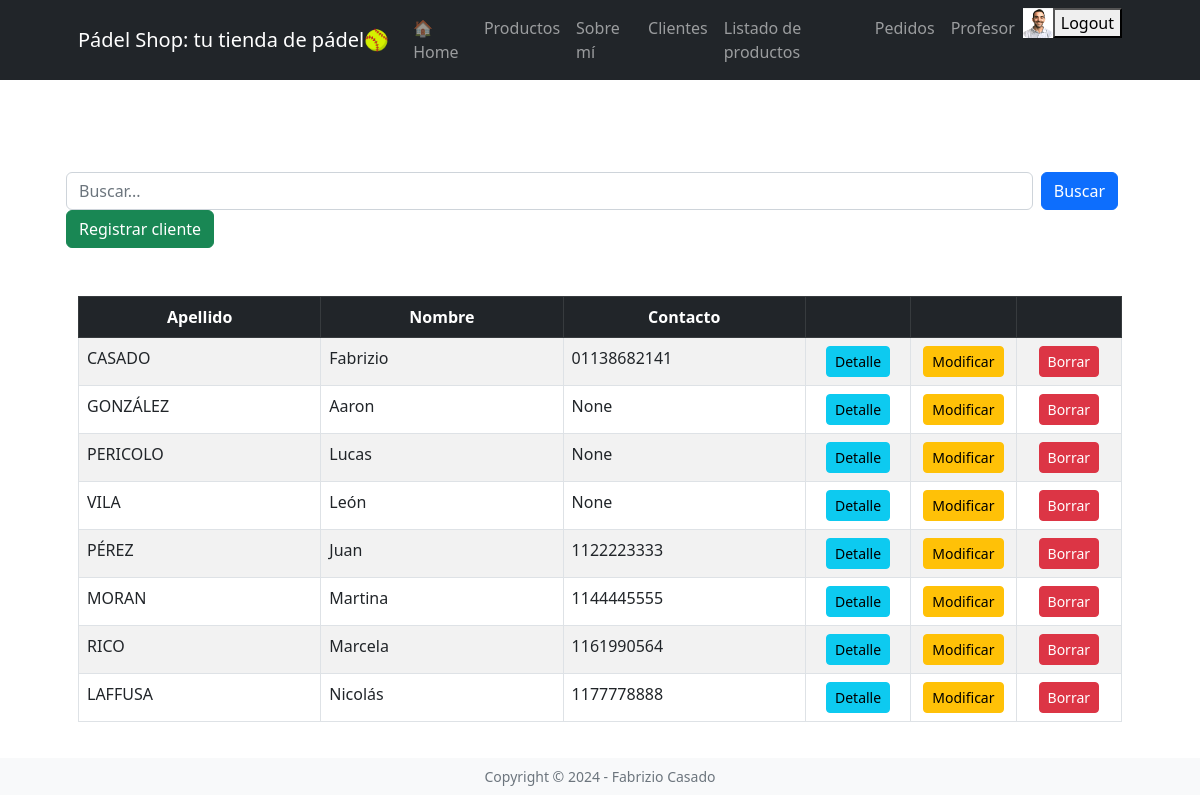
/clientes/list (signed in), run on an earlier commit of the app's database.
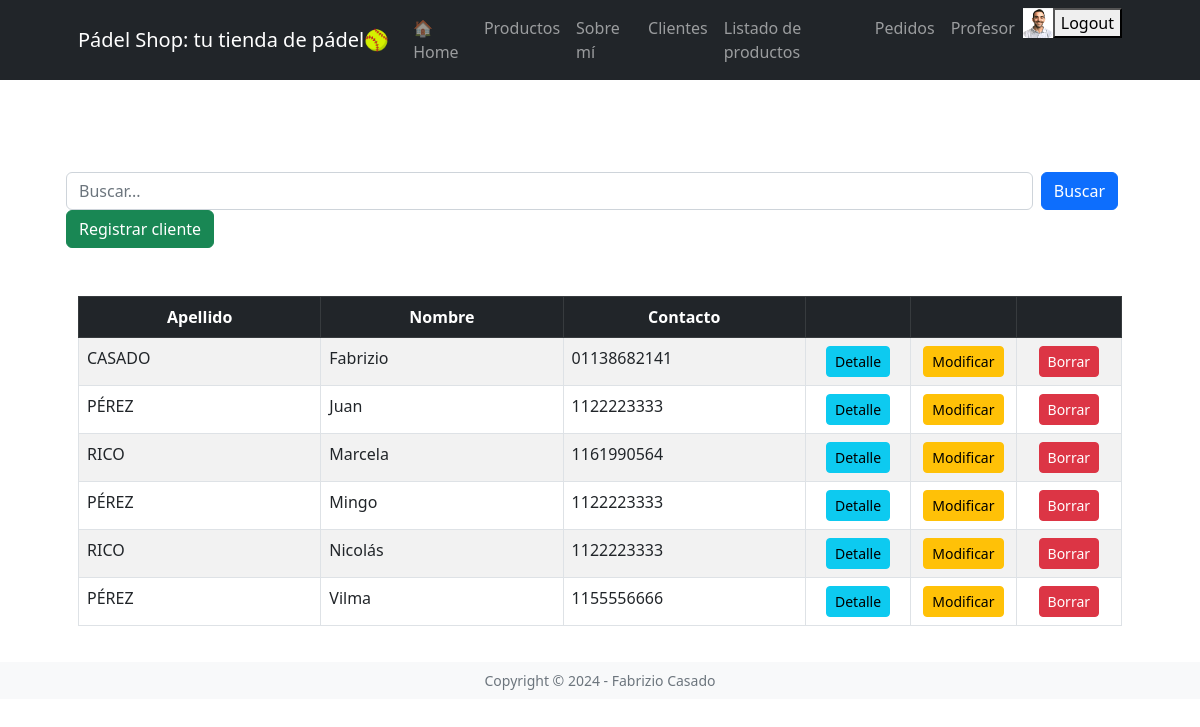
And on a later commit of the database.
### ventas/models.py (models this page shows, shortened)
class Vendedor(models.Model):
    usuario = models.OneToOneField(User, on_delete=models.CASCADE, related_name='vendedor')
    celular = models.CharField(max_length=50, blank=True, null=True)
    avatar = models.ImageField(upload_to='avatares', blank=True, null=True)
    class Meta:
        verbose_name = 'Vendedor'
        verbose_name_plural = 'Vendedores'

### clientes/models.py (models this page shows, shortened)
class Cliente(models.Model):
    nombre = models.CharField(max_length=50)
    apellido = models.CharField(max_length=50)
    nacimiento = models.DateField(null=True, blank=True)
    telefono = models.CharField(
        max_length=15,
        null = True,
        blank = False,
        validators=[
            RegexValidator(r'^\d{10,15}$', 'El número de teléfono debe contener solo números (entre 10 y 15 dígitos).')
        ]
    )
    email = models.CharField(max_length=100, null=True, blank=True,)
    pais_origen_id = models.ForeignKey(
        Pais, on_delete=models.SET_NULL, null=True, blank=True, verbose_name='País'
    )
    class Meta:
        verbose_name = 'Cliente'
        verbose_name_plural = 'Clientes'

### clientes/views.py (the view)
# urls.py: path('list', login_required(views.cliente_list), name='cliente_list'),
def cliente_list(request):
    q = request.GET.get('q')
    if q:
        query = Cliente.objects.filter(nombre__icontains=q)
    else:
        query = Cliente.objects.all()
    context = {'object_list': query}
    return render(request, 'clientes/cliente_list.html', context)

### clientes/templates/clientes/cliente_list.html (shortened to what this page needs)
{% extends 'core/base.html' %}
{% block main %}
<div class="container my-4">
        <form method="get" class="d-flex me-3">
            <input type="text" class="form-control me-2" name="q" placeholder="Buscar...">
            <button type="submit" class="btn btn-primary">Buscar</button>
        </form>
        <a href="{% url 'clientes:cliente_create' %}">
            <button class="btn btn-success">Registrar cliente</button>
        </a>
    </div>
    <div class="table-responsive mt-4">
        <table class="table table-bordered table-striped">
            <thead class="table-dark text-center">
                <tr>
                    <th style="width: 23%;">Apellido</th>
                    <th style="width: 23%;">Nombre</th>
                    <th style="width: 23%;">Contacto</th>
                    <th style="width: 10%;"></th>
                    <th style="width: 10%;"></th>
                    <th style="width: 10%;"></th>
                </tr>
            </thead>
            <tbody>
                {% for object in object_list %}
                    <tr>
                        <td>{{ object.apellido | upper }}</td>
                        <td>{{ object.nombre }}</td>
                        <td>{{ object.telefono}}</td>
                        <td class="text-center">
                            <a href="{% url 'clientes:cliente_detail' object.id %}" class="btn btn-info btn-sm">Detalle</a>
                        </td>
                        <td class="text-center">
                            <a href="{% url 'clientes:cliente_update' object.id %}" class="btn btn-warning btn-sm">Modificar</a>
                        </td>
                        <td class="text-center">
                            <a href="{% url 'clientes:cliente_delete' object.id %}" class="btn btn-danger btn-sm">Borrar</a>
                        </td>
                    </tr>
                {% empty %}
                    <tr>
                        <td colspan="6">No hay registros</td>
                    </tr>
                {% endfor %}
            </tbody>
        </table>
    </div>
</div>
{% endblock main %}

### core/templates/core/base.html (shortened to what this page needs)
{% load static %}
<!DOCTYPE html>
<html lang="es">
    <head>
        <link href="https://cdn.jsdelivr.net/npm/bootstrap-icons@1.5.0/font/bootstrap-icons.css"
              rel="stylesheet" />
        <link href="{% static 'core/css/styles.css' %}" rel="stylesheet" />
    </head>
    <body class="d-flex flex-column h-100">
        <main class="flex-shrink-0">
            {% include 'core/componentes/navbar.html' %}
            <section class="py-3">
                <div class="container px-5 my-1">
                    <div class="row gx-5 justify-content-center">
                        <div class="col-lg-8 col-xl-6">
                        </div>
                    </div>
                </div>
            </section>
            <section class="py-3">
                <div class="container px-5 my-1">
                    <div class="row gx-5 justify-content-center">
                        {% block main %}
                        {% endblock main %}
                    </div>
            </section>
        </main>
        {% include 'core/componentes/footer.html' %}
    </body>
</html>

### core/templates/core/componentes/navbar.html (shortened to what this page needs)
{% load static %}
<nav class="navbar navbar-expand-lg navbar-dark bg-dark">
    <div class="container px-5">
        <a class="navbar-brand" href="{% url 'core:index' %}">Pádel Shop: tu tienda de pádel🥎</a>
        <div class="collapse navbar-collapse" id="navbarSupportedContent">
            <ul class="navbar-nav ms-auto mb-2 mb-lg-0">
                <li class="nav-item"><a class="nav-link" href="{% url 'core:index' %}">🏠Home</a></li>
                <li class="nav-item"><a class="nav-link" href="#productos">Productos</a></li>
                <li class="nav-item"><a class="nav-link" href="{% url 'core:aboutme' %}">Sobre mí</a></li>
                {% if user.is_authenticated %}
                <li class="nav-item"><a class="nav-link" href="{% url 'clientes:cliente_list' %}">Clientes</a></li>
                <li class="nav-item"><a class="nav-link" href="{% url 'productos:productocategoria_list' %}">Listado de productos</a></li>
                <li class="nav-item"><a class="nav-link" href="{% url 'productos:pedido_list' %}">Pedidos</a></li>
                <li class="nav-item"><a class="nav-link" href="{% url 'core:profile' %}">{{ user.username }}</a></li>
                    {% if user.vendedor.avatar %}
                    <img src="{{ user.vendedor.avatar.url }}"
                         alt="avatar"
                         style="height: 30px" />
                    {% else %}
                    <img src="{% static 'core/img/perfil.png' %}"
                         alt="avatar"
                         style="height: 30px" />
                    {% endif %}
                <form action="{% url 'core:logout' %}" method="post">
                    <button type="submit">Logout</button>
                </form>
                {% else %}
                <li class="nav-item"><a class="nav-link" href="{% url 'core:login' %}">Login</a></li>
                {% endif %}
            </ul>
        </div>
    </div>
</nav>

### core/templates/core/componentes/footer.html
<footer class="bg-light py-2">
    <div class="container px-4 px-lg-5"><div class="small text-center text-muted">Copyright &copy; 2024 - Fabrizio Casado</div></div>
</footer>

What changed in the data, as far as the page shows it:
removed Cliente: apellido "GONZÁLEZ", nombre "Aaron", telefono "None"
removed Cliente: apellido "PERICOLO", nombre "Lucas", telefono "None"
removed Cliente: apellido "VILA", nombre "León", telefono "None"
removed Cliente: apellido "MORAN", nombre "Martina", telefono "1144445555"
removed Cliente: apellido "LAFFUSA", nombre "Nicolás", telefono "1177778888"
added Cliente: apellido "PÉREZ", nombre "Mingo", telefono "1122223333"
added Cliente: apellido "RICO", nombre "Nicolás", telefono "1122223333"
added Cliente: apellido "PÉREZ", nombre "Vilma", telefono "1155556666"
